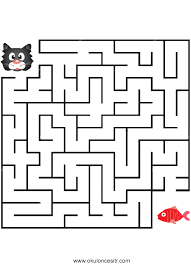
#> input picture pictures/labirent.png, 191 x 264 px, found by its file name
$ python 3_otsu_thresholding.py
#> lines starting #> are read from the running program, lines starting #| are printed output that depends on the picture; after the words box and inside, x2 and y2 are one past the last pixel; in counts of white or black regions, pixels touching at a corner belong together
import cv2
import numpy as np

# Otsu thresholding, değer seçme zorunlulluğunu kaldırır.
# otsu yöntemi kendisi otomatik olarak belirliyor (eşik)

image = cv2.imread('pictures/labirent.png', 0)
#> image: shape (264, 191); min 0, max 255, mean 230.3

# simple thresholding
ret1, thresh1 = cv2.threshold(image, 127, 255, cv2.THRESH_BINARY)
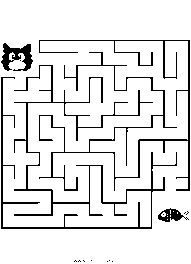
#> thresh1: shape (264, 191); 89.9% white; black in thin lines or dots, all inside (x1, y1, x2, y2) = (1, 40, 190, 262)
print(ret1)

# otsu thresholding
# eşik değeri vermiyoruz, BGR sınır değerini veriyoruz min,max olarak
ret2, thresh2 = cv2.threshold(image, 0, 255, cv2.THRESH_BINARY+cv2.THRESH_OTSU)
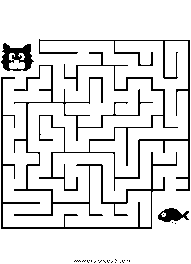
#> thresh2: shape (264, 191); 88.8% white; black in thin lines or dots, all inside (x1, y1, x2, y2) = (1, 39, 190, 263)
#> ret2 = 155
print(ret2)
#| 155.0


# resmi göster
cv2.imshow('orjinal', image)
cv2.imshow('simple', thresh1)
cv2.imshow('otsu', thresh2)
cv2.waitKey(0)
cv2.destroyAllWindows()
